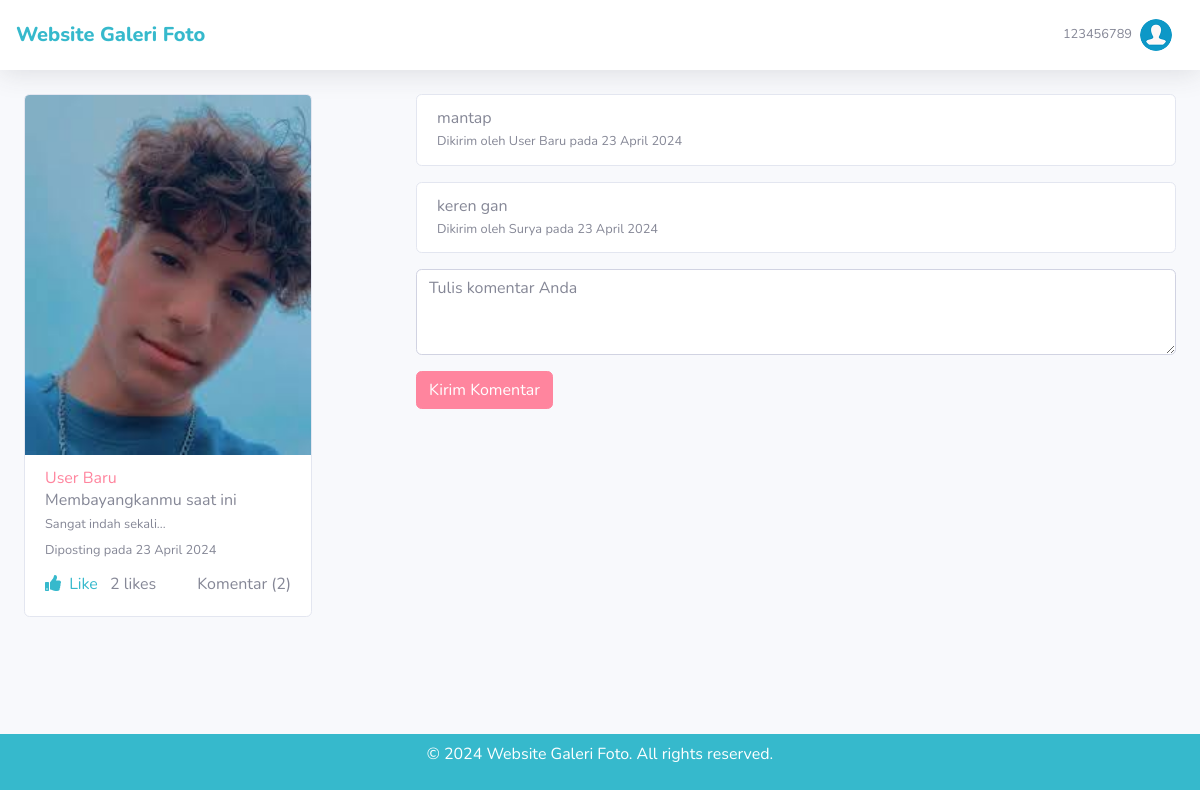
Screenshot of /foto.php?foto_id=1 (signed in) with the database file from the repository.
### tables this page shows
CREATE TABLE `foto` (
  `foto_id` int NOT NULL,
  `judul_foto` varchar(255) DEFAULT NULL,
  `deskripsi_foto` text,
  `tanggal_unggah` date DEFAULT NULL,
  `lokasi_file` varchar(255) DEFAULT NULL,
  `user_id` int DEFAULT NULL
);

CREATE TABLE `user` (
  `user_id` int NOT NULL,
  `username` int DEFAULT NULL,
  `password` varchar(255) DEFAULT NULL,
  `email` varchar(255) DEFAULT NULL,
  `nama_lengkap` varchar(255) DEFAULT NULL,
  `alamat` text
);

CREATE TABLE `komentar_foto` (
  `komentar_id` int NOT NULL,
  `foto_id` int DEFAULT NULL,
  `user_id` int DEFAULT NULL,
  `isi_komentar` text,
  `tanggal_komentar` date DEFAULT NULL
);

### includes/functions.php (called while the page is built, shortened)
<?php
function convertTanggal($tanggal) {
    $date = new DateTime($tanggal);
    $bulan = array(
        1 => 'Januari',
        2 => 'Februari',
        3 => 'Maret',
        4 => 'April',
        5 => 'Mei',
        6 => 'Juni',
        7 => 'Juli',
        8 => 'Agustus',
        9 => 'September',
        10 => 'Oktober',
        11 => 'November',
        12 => 'Desember'
    );
    $tanggal = $date->format('j');
    $bulan = $bulan[$date->format('n')];
    $tahun = $date->format('Y');
    return $tanggal . ' ' . $bulan . ' ' . $tahun;
}
?>

### foto.php (the view, shortened to what this page needs)
<?php
require_once('includes/init.php');
require_once('template/header.php');
if(isset($_GET['foto_id'])){
    $query = mysqli_query($koneksi,"SELECT f.*, u.* from foto f inner join user u on f.user_id=u.user_id where f.foto_id='$_GET[foto_id]'");
    $data = mysqli_fetch_assoc($query);
}else{
    redirect_to("dashboard.php");
}
?>
<div class="mb-4">
    <div class="row">
        <?php
            $query_like = mysqli_query($koneksi, "SELECT COUNT(*) AS total_like FROM like_foto WHERE foto_id = '{$data['foto_id']}'");
            $total_like = mysqli_fetch_assoc($query_like)['total_like'];
            $query_komentar = mysqli_query($koneksi, "SELECT COUNT(*) AS total_komentar FROM komentar_foto WHERE foto_id = '{$data['foto_id']}'");
            $total_komentar = mysqli_fetch_assoc($query_komentar)['total_komentar'];
            $ual= mysqli_query($koneksi, "SELECT * from like_foto where user_id = '$_SESSION[user_id]' and foto_id='$data[foto_id]'");
            $ual_c = mysqli_num_rows($ual);
            if($ual_c>0){
                $user_already_liked=true;
            }else{
                $user_already_liked=false;
            }
        ?>
        <div class="col-12 col-lg-4 col-xl-4 col-md-4">
            <div class="card" style="width: 18rem;">
                <img class="card-img-top" src="<?=$data['lokasi_file'];?>" alt="Card image cap" height="360px">
                <div class="card-body">
                    <p class="card-text p-0" style="line-height: 0.4;"><a href="profile-list.php?user_id=<?=$data['user_id'];?>"><?= $data['nama_lengkap']; ?></a></p>
                    <p class="card-text p-0" style="line-height: 0.4;"><?=$data['judul_foto'];?></p>
                    <p class="p-0 card-text" style="line-height: 0.4;"><small><?=$data['deskripsi_foto'];?></small></p>
                    <p class="card-text"style="line-height: 0.8;"><small class="text-muted">Diposting pada <?= convertTanggal($data['tanggal_unggah']); ?></small></p>
                    <div class="d-flex justify-content-between align-items-center">
                        <div>
                            <a href="#" class="btn-like" data-foto-id="<?=$data['foto_id'];?>" style="color: <?=($user_already_liked ? '#36b9cc' : '#858796');?>">
                                <i class="fa fa-thumbs-up mr-1" ></i> Like
                            </a>
                            <span class="ml-2"><span class="like-count"><?=$total_like;?></span> likes</span>
                        </div>
                        <div>
                            Komentar (<?=$total_komentar;?>)
                        </div>
                    </div>
                </div>
            </div>
        </div>
        <div class="col-12 col-lg-8 col-xl-8 col-md-8">
            <?php
            $query_komentar = mysqli_query($koneksi, "SELECT k.*, u.nama_lengkap
            FROM komentar_foto k
            INNER JOIN user u ON k.user_id = u.user_id
            WHERE k.foto_id = '{$data['foto_id']}'
            ORDER BY k.tanggal_komentar DESC");
            while($komentar = mysqli_fetch_assoc($query_komentar)):
            ?>
            <div class="card mb-3">
                <div class="card-body">
                    <p class="card-text" style="line-height: 0.4;"><?= $komentar['isi_komentar']; ?></p>
                    <p class="card-text"style="line-height: 0.4;"><small class="text-muted">Dikirim oleh <?= $komentar['nama_lengkap']; ?> pada <?= convertTanggal($komentar['tanggal_komentar']); ?></small></p>
                </div>
            </div>
            <?php endwhile; ?>
            <form action="foto.php?foto_id=<?= $data['foto_id']; ?>" method="post">
                <div class="form-group">
                    <textarea class="form-control" name="isi_komentar" placeholder="Tulis komentar Anda" rows="3"></textarea>
                </div>
                <button type="submit" name="submit" class="btn btn-primary">Kirim Komentar</button>
            </form>
        </div>
    </div>
</div>
<?php
require_once('template/footer.php');
?>

### template/header.php (shortened to what this page needs)
<!DOCTYPE html>
<html lang="en">
<head>
  <link href="assets/vendor/fontawesome-free/css/all.min.css" rel="stylesheet" type="text/css">
  <link href="assets/css/sb-admin-2.min.css" rel="stylesheet">
  <link href="assets/vendor/datatables/dataTables.bootstrap4.min.css" rel="stylesheet">
</head>
<body id="page-top">
  <div id="wrapper">
    <div id="content-wrapper" class="d-flex flex-column ">
      <div id="content">
        <nav class="navbar navbar-expand navbar-light bg-white topbar mb-4 static-top shadow">
        <a class="navbar-brand text-info" style="font-weight: 800;" href="dashboard.php">Website Galeri Foto</a>
          <ul class="navbar-nav ml-auto">
            <li class="nav-item dropdown no-arrow">
              <a class="nav-link dropdown-toggle" href="#" id="userDropdown" role="button" data-toggle="dropdown" aria-haspopup="true" aria-expanded="false">
                <span class="text-uppercase mr-2 d-none d-lg-inline text-gray-600 small">
					<?php
					echo $_SESSION['username'];
					?>
				</span>
                <img class="img-profile rounded-circle" src="assets/img/user.png">
              </a>
            </li>
          </ul>
        </nav>
		<div class="container-fluid" style="min-height: 80vh;">

### template/footer.php (shortened to what this page needs)
</div>
</div>
<footer class="bg-info p-2">
      <div class="container">
          <div class="row">
              <div class="col-md-12">
                <p class="text-center text-white">&copy; <?= date('Y') ?> Website Galeri Foto. All rights reserved.</p>
              </div>
          </div>
      </div>
  </footer>
</body>
</html>

### rows the page displays
foto: lokasi_file (picture), user.nama_lengkap "User Baru", judul_foto "Membayangkanmu saat ini", deskripsi_foto "Sangat indah sekali...", tanggal_unggah "23 April 2024"
komentar_foto: isi_komentar "mantap", user.nama_lengkap "User Baru", tanggal_komentar "23 April 2024"
komentar_foto: isi_komentar "keren gan", user.nama_lengkap "Surya", tanggal_komentar "23 April 2024"

### other values shown
$_SESSION['username'] "123456789"
$total_like "2"
$total_komentar "2"
